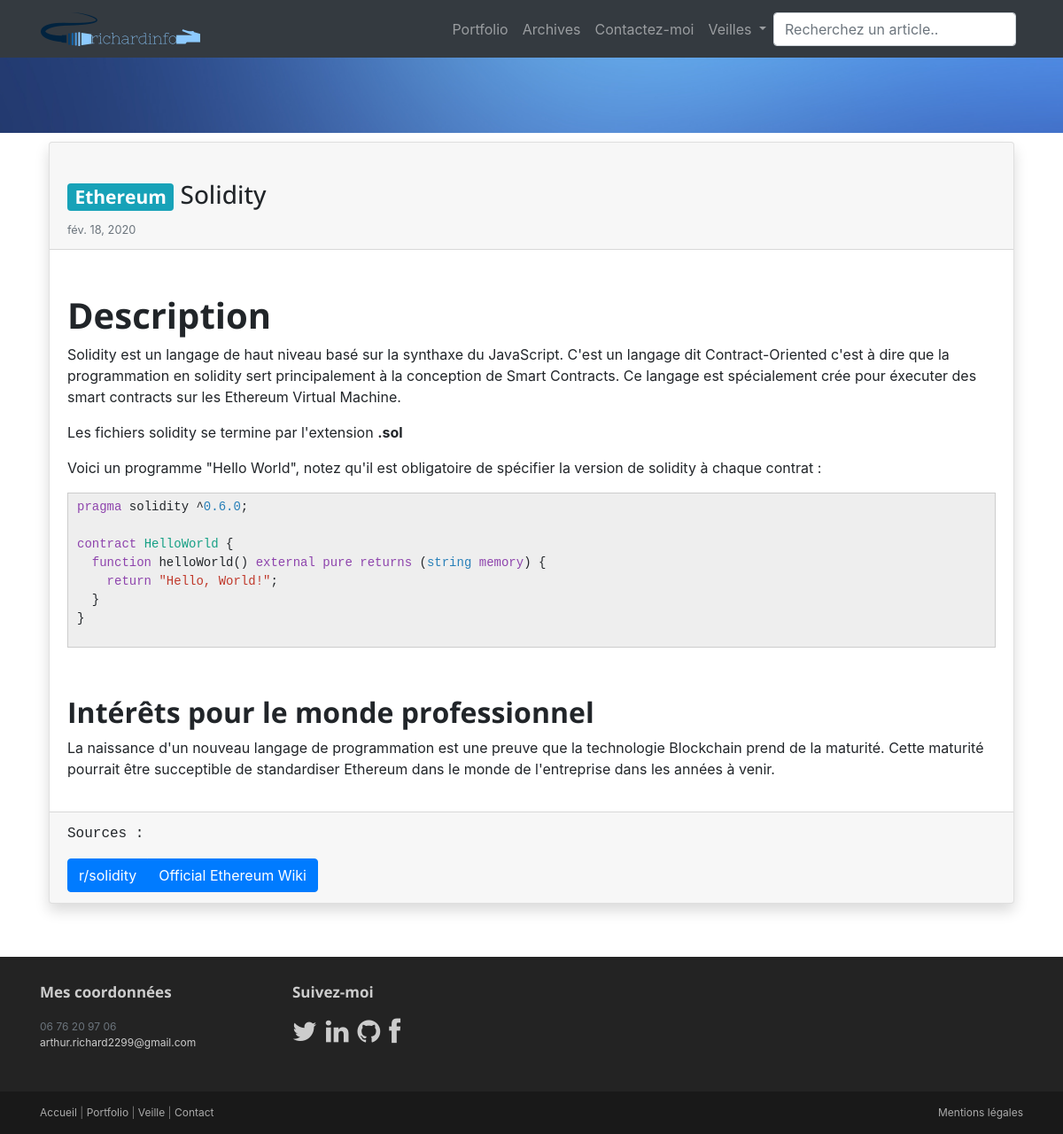
/veille/3/, run on an earlier commit of the app's database.
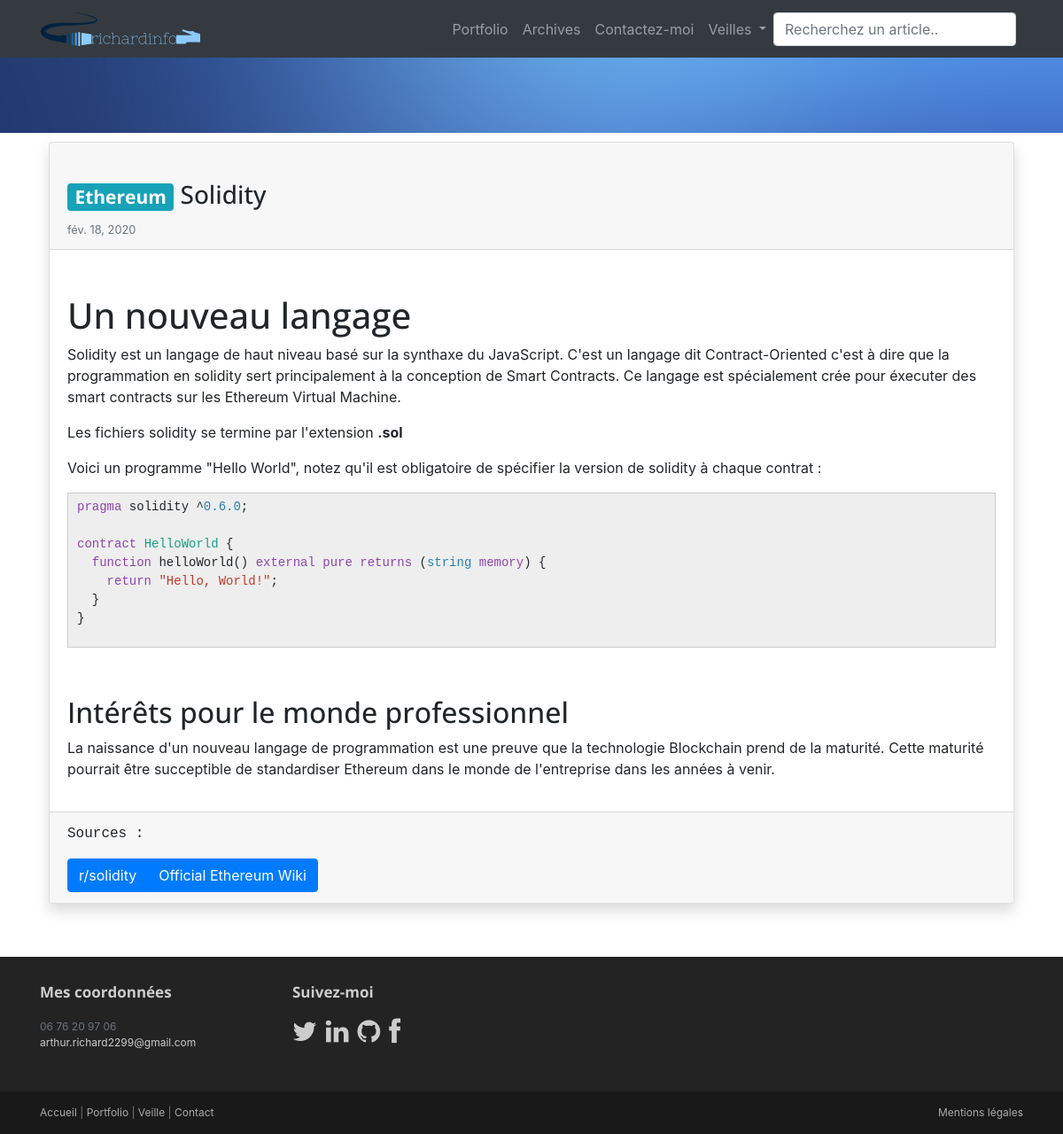
And on a later commit of the database.
### veille/models.py (models this page shows, shortened)
class Article(models.Model):
    title =  models.CharField(max_length=200)
    desc = models.TextField(default=None)
    body = RichTextUploadingField(null=True)
    thumbnail = models.ImageField(upload_to='upload/')
    date = models.DateField(auto_now_add=False)
    theme = models.ForeignKey(Theme, on_delete=models.CASCADE)
    source = models.ManyToManyField(Source)
    class Meta:
        ordering = ['-date']

class Theme(models.Model):
    libelle = models.CharField(max_length=100)
    def __str__(self):
        return self.libelle

### veille/views.py (the view)
# urls.py: path("<int:article_id>/", ArticleDetails.as_view(), name="ArticleDetails"),
class ArticleDetails(View):
    def get(self, request, article_id):
        try:
            article = Article.objects.get(pk=article_id)
        except Article.DoesNotExist:
            raise Http404("Il n'a pas d'articles")
        return render(request, 'veille/details.html', {'article': article})

### veille/models.py (called while the page is built)
    def __str__(self):
        return self.url

### veille/templates/veille/details.html (shortened to what this page needs)
{% extends 'base/base.html' %} {% block content %}
<div class="card shadow">
    <div class="card-header">
        <h3 class="card-title"><span class="badge badge-round badge-info">{{ article.theme }}</span> {{ article.title }}</h3>
        <small class="text-muted">{{ article.date }}</small>
    </div>
    <div class="card-body">
        {{ article.body|safe }}
    </div>
    <div class="card-footer">
        <p class="text-monospace">Sources : <p>
        <div class="btn-group">
        {% for source in article.source.all %}
            <a href="{{ source }}" class="btn btn-primary">{{ source.name }}</a>
        {% endfor %}
        </div>
    </div>
</div>
{% endblock %}

What changed in the data, as far as the page shows it:
changed Article "Solidity": body "Description Solidity est un langage…" → "Un nouveau langage Solidity est un langage…"
